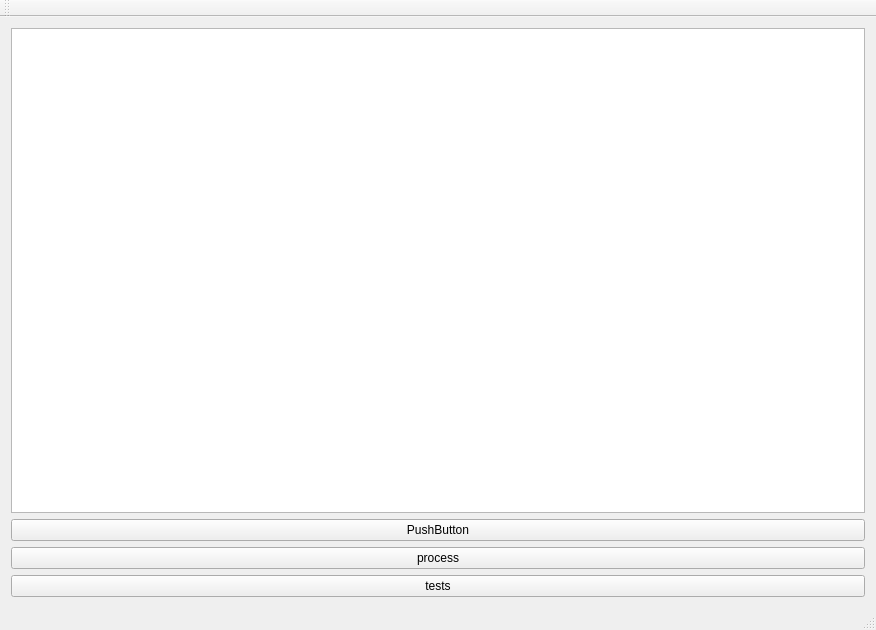
<?xml version="1.0" encoding="UTF-8"?>
<ui version="4.0">
 <class>MainWindow</class>
 <widget class="QMainWindow" name="MainWindow">
  <property name="geometry">
   <rect>
    <x>0</x>
    <y>0</y>
    <width>876</width>
    <height>630</height>
   </rect>
  </property>
  <property name="windowTitle">
   <string>MainWindow</string>
  </property>
  <widget class="QWidget" name="centralWidget">
   <layout class="QGridLayout" name="gridLayout">
    <item row="2" column="0">
     <widget class="QPushButton" name="pushButton_2">
      <property name="text">
       <string>process</string>
      </property>
     </widget>
    </item>
    <item row="0" column="0">
     <widget class="QPlainTextEdit" name="plainTextEdit"/>
    </item>
    <item row="1" column="0">
     <widget class="QPushButton" name="pushButton">
      <property name="text">
       <string>PushButton</string>
      </property>
     </widget>
    </item>
    <item row="3" column="0">
     <widget class="QPushButton" name="pushButton_3">
      <property name="text">
       <string>tests</string>
      </property>
     </widget>
    </item>
   </layout>
  </widget>
  <widget class="QMenuBar" name="menuBar">
   <property name="geometry">
    <rect>
     <x>0</x>
     <y>0</y>
     <width>876</width>
     <height>21</height>
    </rect>
   </property>
  </widget>
  <widget class="QToolBar" name="mainToolBar">
   <attribute name="toolBarArea">
    <enum>TopToolBarArea</enum>
   </attribute>
   <attribute name="toolBarBreak">
    <bool>false</bool>
   </attribute>
  </widget>
  <widget class="QStatusBar" name="statusBar"/>
 </widget>
 <layoutdefault spacing="6" margin="11"/>
 <resources/>
 <connections/>
</ui>
